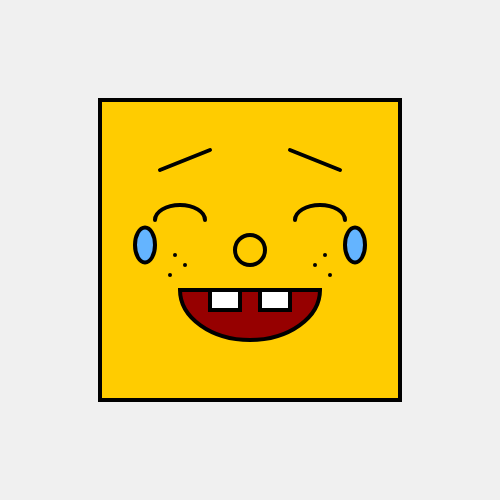
Frame 1 (no input)
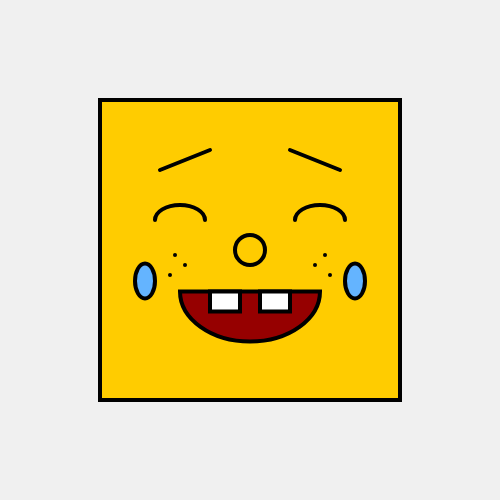
Frame 60 (no input)
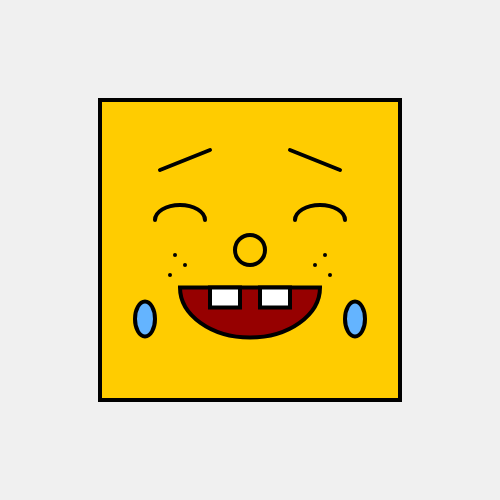
Frame 120 (the mouse pressed at the canvas centre since frame 60)

The p5.js sketch that drew these frames (run headless with seeded random() and noise() and a simulated clock; from frame 60 on, the mouse is pressed at the canvas centre):

// p5.js sketch
// ── sketch.js
let tearanimation = 0;
let mouthanimation = 0;
let direc = 1;

function setup() {
  createCanvas(500, 500);
}

function draw() {
  background(240);

  // Drawing a face
  fill(255, 204, 0);
  stroke(0);
  strokeWeight(4);
  square(100, 100, 300);

  // Drawing the eyebrows
  line(160 , 170 , 210, 150);
  line(290 , 150 , 340, 170);

  // Drawing the eyes
  noFill();
  arc(180, 220, 50, 30, PI, TWO_PI);
  arc(320, 220, 50, 30, PI, TWO_PI);

  // Drawing the nose
  fill(255, 204, 0);
  stroke(0);
  circle(250, 250, 30);

  // Drawing the Mouth
  fill(150, 0, 0);
  stroke(0);
  arc(250, 290 + mouthanimation, 140, 100, 0, PI, CHORD);

  // Drawing the tears
  fill(100, 180, 255);
  stroke(0);
  ellipse(145, 245 + tearanimation, 20, 35);
  ellipse(355, 245 + tearanimation, 20, 35);

  // Drawing the teeth
  fill(255);
  stroke(0);
  rect(210, 290 + mouthanimation, 30, 20);
  rect(260, 290 + mouthanimation, 30, 20);

  // Freckles
  fill(0);
  noStroke();
  circle(175, 255, 4);
  circle(185, 265, 4);
  circle(170, 275, 4);
  circle(325, 255, 4);
  circle(315, 265, 4);
  circle(330, 275, 4);

  // Animate the mouth and tears
  tearanimation += 2;
  if (tearanimation > 80) {
    tearanimation = 0;
  }

  mouthanimation += 0.5 * direc;
  if (mouthanimation > 15 || mouthanimation < -15) {
    direc *= -1;
  }
}
